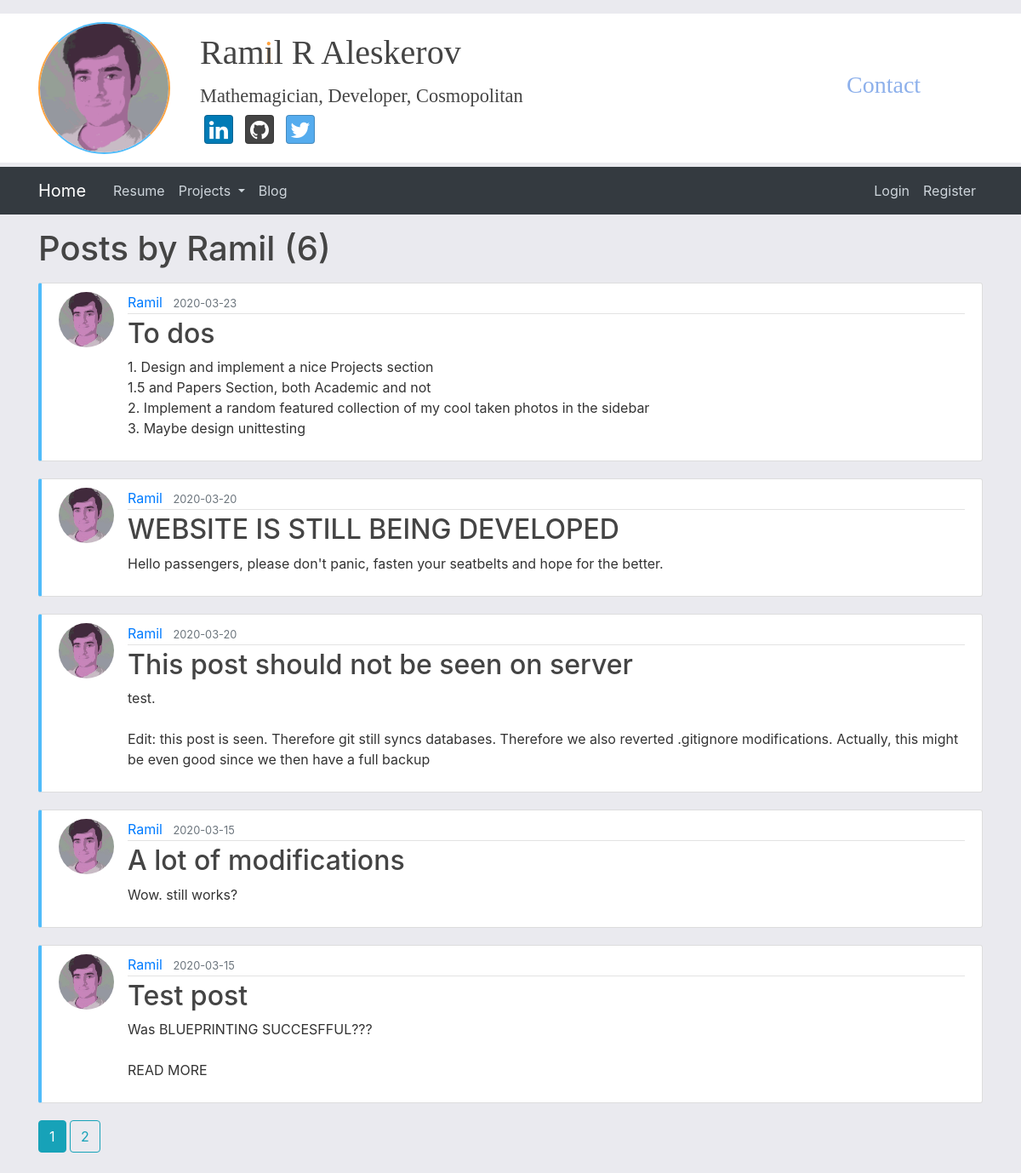
The app's page /user/Ramil, older data.
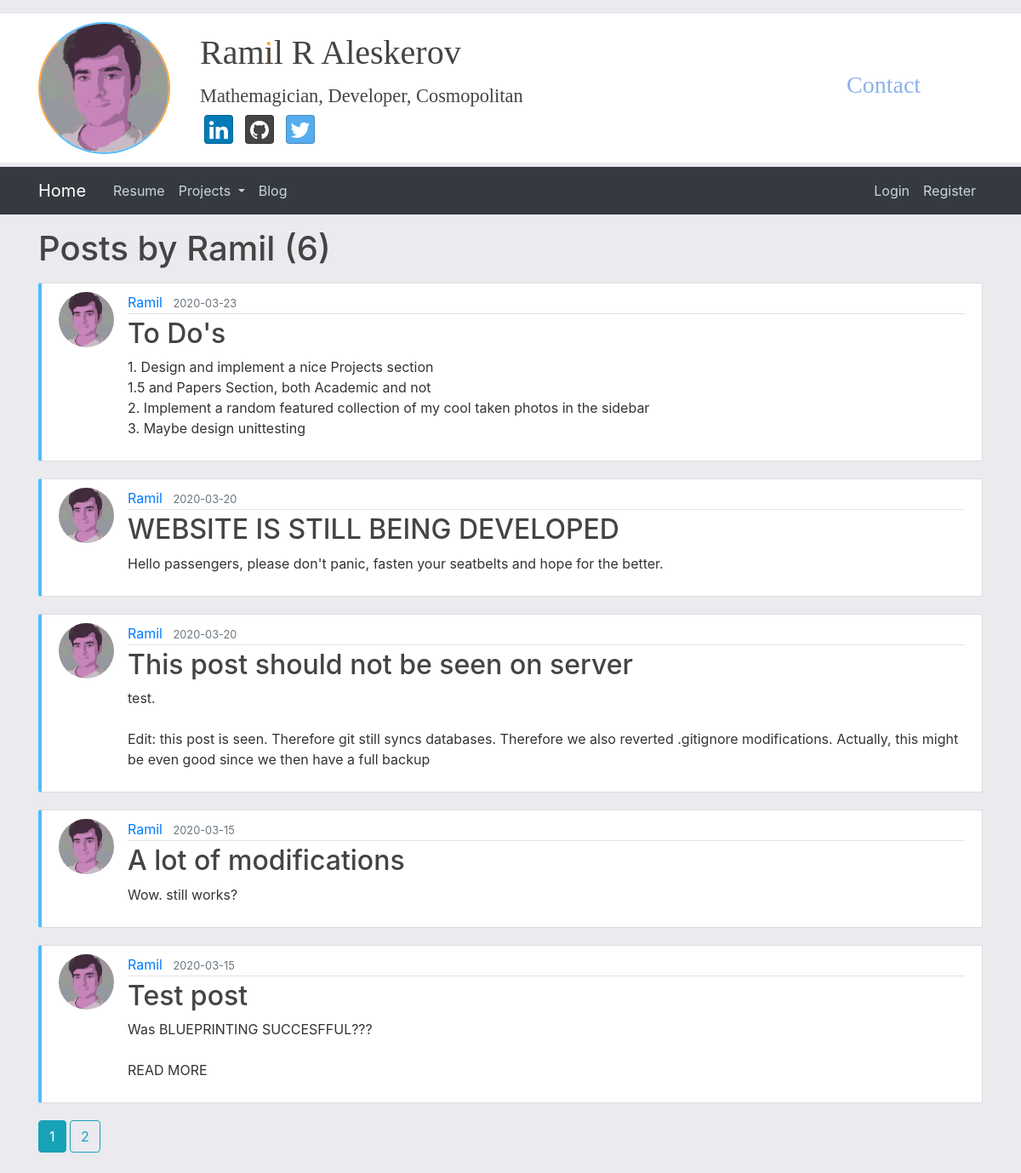
The same page, newer data.
### flaskblog/models.py (models this page shows, shortened)
class Post(db.Model):
    id = db.Column(db.Integer, primary_key=True)
    title = db.Column(db.String(100), nullable=False)
    date_posted = db.Column(db.DateTime, nullable=False, default=datetime.utcnow)
    content = db.Column(db.Text, nullable=False)
    user_id = db.Column(db.Integer, db.ForeignKey('user.id'), nullable=False)

class User(db.Model, UserMixin):
    id = db.Column(db.Integer, primary_key=True)
    username = db.Column(db.String(20), unique=True, nullable=False)
    email = db.Column(db.String(120), unique=True, nullable=False)
    image_file = db.Column(db.String(20), nullable=False, default='default.jpg')
    password = db.Column(db.String(60), nullable=False)
    posts = db.relationship('Post', backref='author', lazy=True)

### flaskblog/users/routes.py (the view)
@users.route("/user/<string:username>")
def user_posts(username):
    page = request.args.get('page', 1, type=int)
    user = User.query.filter_by(username=username).first_or_404()
    posts = Post.query.filter_by(author=user)\
        .order_by(Post.date_posted.desc())\
        .paginate(page=page, per_page=5)
    return render_template('user_posts.html', posts=posts, user=user)

### flaskblog/templates/user_posts.html
{% extends "layout.html" %}
{% block content %}
    <h1 class="mb-3"> Posts by {{ user.username }} ({{ posts.total }})</h1>
    {% for post in posts.items %}
        <article class="media content-section">
          <img class="rounded-circle article-img" src="{{ url_for('static', filename='profile_pics/' + post.author.image_file) }}">
          <div class="media-body">
            <div class="article-metadata">
              <a class="mr-2" href="{{ url_for('users.user_posts', username=post.author.username) }}">{{ post.author.username }}</a>
              <small class="text-muted">{{ post.date_posted.strftime('%Y-%m-%d') }}</small>
            </div>
            <h2><a class="article-title" href="{{ url_for('posts.post', post_id=post.id) }}">{{ post.title }}</a></h2>
            <p class="article-content">{{ post.content }}</p>
          </div>
        </article>
    {% endfor %}
    {% for page_num in posts.iter_pages(left_edge=1, right_edge=1, left_current=1, right_current=2) %}
      {% if page_num %}
        {% if posts.page == page_num %}
          <a class="btn btn-info mb-4" href="{{ url_for('users.user_posts', username=user.username, page=page_num) }}"> {{ page_num }} </a>
        {% else %}
          <a class="btn btn-outline-info mb-4" href="{{ url_for('users.user_posts', username=user.username, page=page_num) }}"> {{ page_num }} </a>
        {% endif %}
      {% else %}
        ...
      {% endif %}
    {% endfor %}
{% endblock content %}

Row changes from the older to the newer data that the page shows:
changed Post (number 1 of 5 on the later page): title "To dos" → "To Do's"
